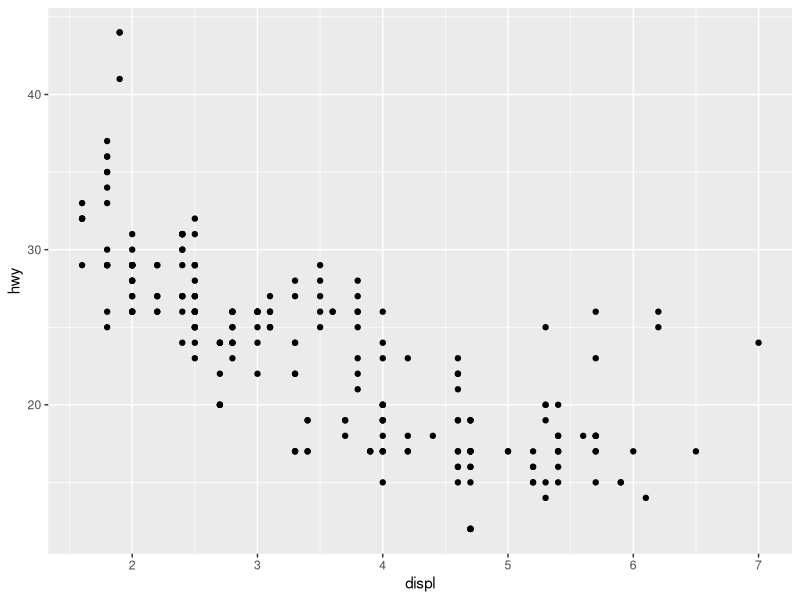
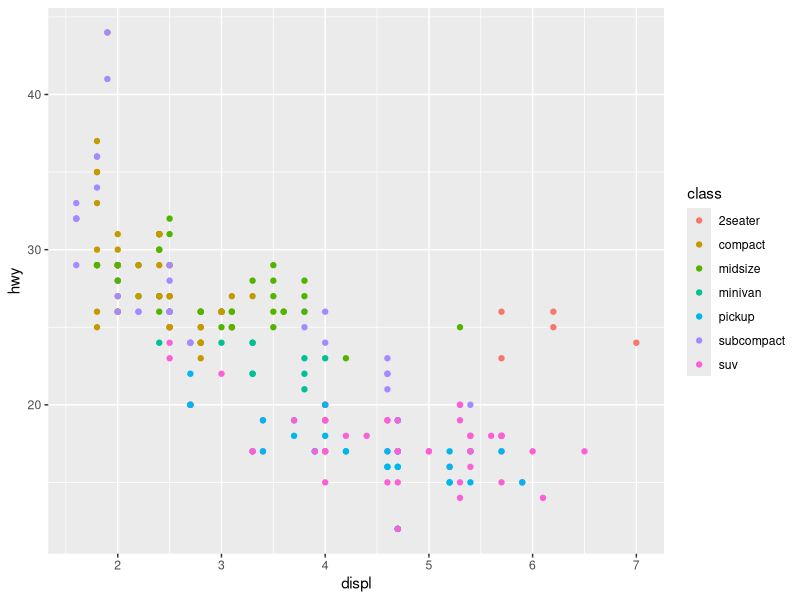
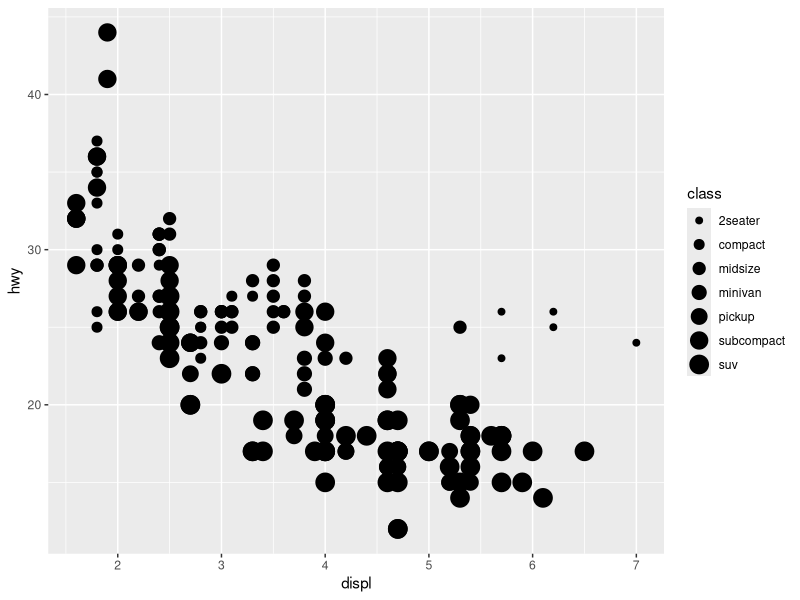
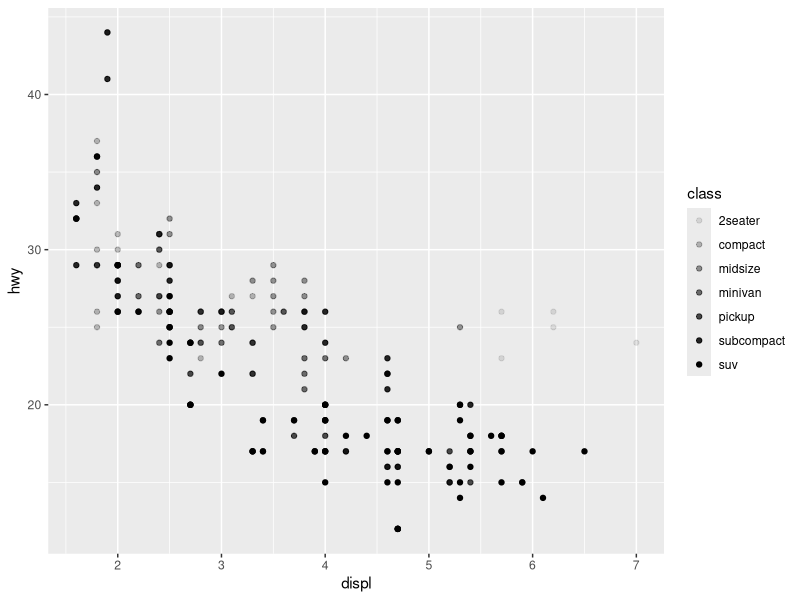
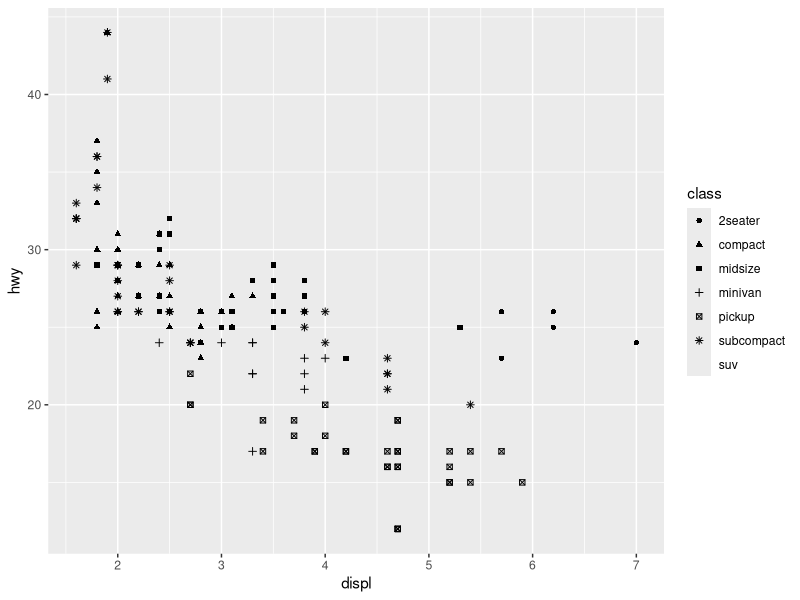
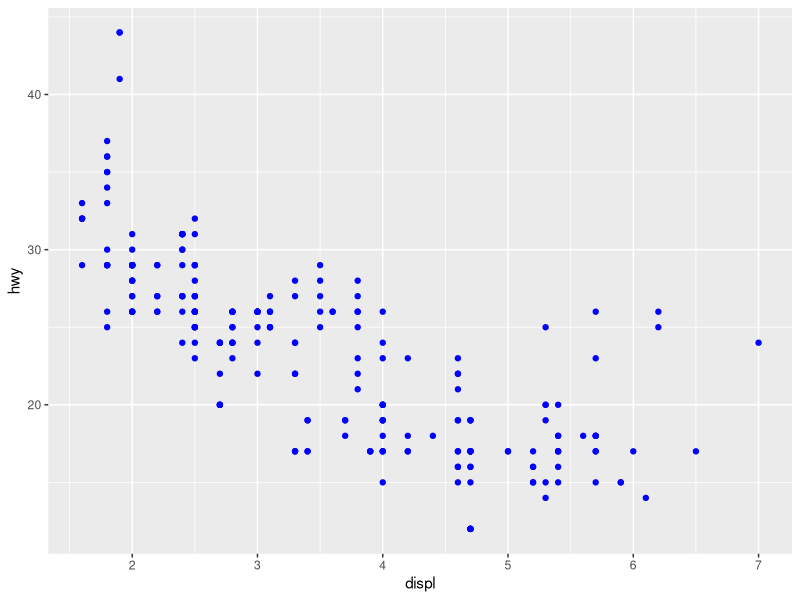
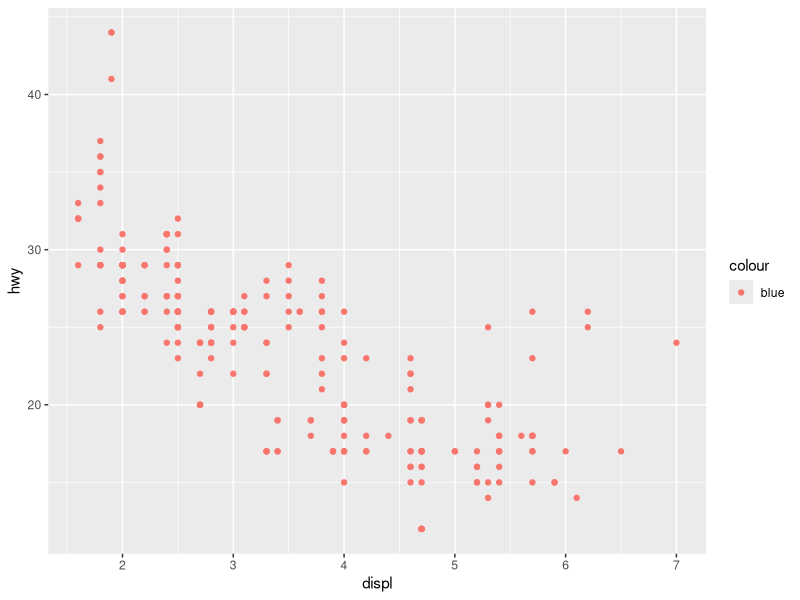
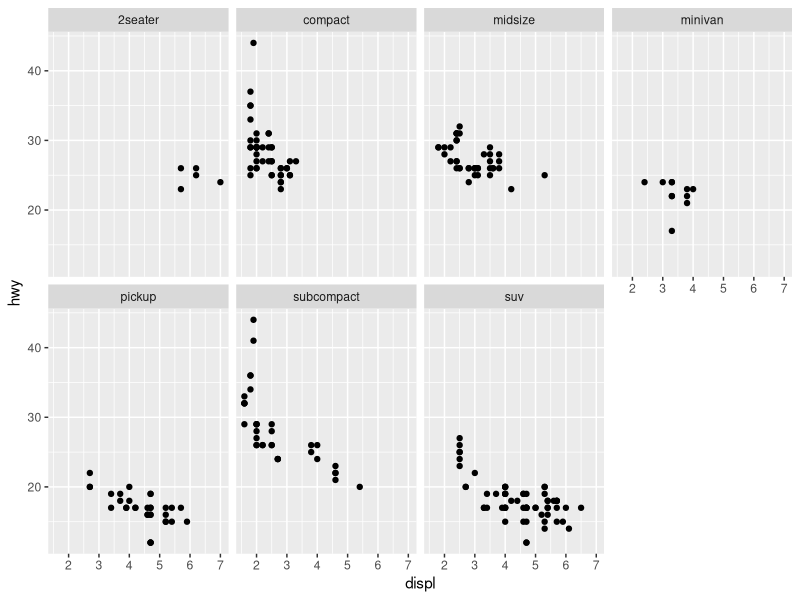

Write R code to recreate these figures, in order.
library(tidyverse)

ggplot(data = mpg) +
  geom_point(mapping = aes(x = displ, y = hwy))

ggplot(data = mpg) +
  geom_point(mapping = aes(x = displ, y = hwy, color = class))

ggplot(data = mpg) +
  geom_point(mapping = aes(x = displ, y = hwy, size = class))

ggplot(data = mpg) +
  geom_point(mapping = aes(x = displ, y = hwy, alpha = class))

ggplot(data = mpg) +
  geom_point(mapping = aes(x = displ, y = hwy, shape = class))

ggplot(data = mpg) +
  geom_point(mapping = aes(x = displ, y = hwy), color = "blue")

ggplot(data = mpg) +
  geom_point(mapping = aes(x = displ, y = hwy, color = "blue"))

ggplot(data = mpg) +
  geom_point(mapping = aes(x = displ, y = hwy)) +
  facet_wrap(~ class, nrow = 2)

ggplot(data = mpg) +
  geom_point(mapping = aes(x = displ, y = hwy)) +
  facet_grid(drv ~ cyl)

ggplot(data = mpg) +
  geom_point(mapping = aes(x = displ, y = hwy)) +
  facet_grid(. ~ cyl)

ggplot(data = mpg) +
  geom_smooth(mapping = aes(x = displ, y = hwy))

ggplot(data = mpg) +
  geom_smooth(mapping = aes(x = displ, y = hwy, linetype = drv))

ggplot(data = mpg) +
  geom_point(mapping = aes(x = displ, y = hwy)) +
  geom_smooth(mapping = aes(x = displ, y = hwy, linetype = drv))

ggplot(data = mpg) +
  geom_smooth(mapping = aes(x = displ, y = hwy, group = drv))

ggplot(data = mpg) +
  geom_point(mapping = aes(x = displ, y = hwy)) +
  geom_smooth(mapping = aes(x = displ, y = hwy))

ggplot(data = mpg, mapping = aes(x = displ, y = hwy)) +
  geom_point() +
  geom_smooth()

ggplot(data = mpg, mapping = aes(x = displ, y = hwy)) +
  geom_point(mapping = aes(color = class)) +
  geom_smooth()

ggplot(data = mpg, mapping = aes(x = displ, y = hwy)) +
  geom_point(mapping = aes(color = class)) +
  geom_smooth(data = filter(mpg, class == "subcompact"), se = FALSE)

ggplot(data = diamonds) + 
  geom_bar(mapping = aes(x = cut))

ggplot(data = diamonds) +
  stat_count(mapping = aes(x = cut))

demo <- tribble(~a, ~b, "bar_1", 20, "bar_2", 30, "bar_3", 40)

ggplot(data = demo) +
  geom_bar(mapping = aes(x = a, y = b), stat = "identity")

ggplot(data = diamonds) +
  geom_bar(mapping = aes(x = cut, y = ..prop.., group = 1))

ggplot(data = diamonds) +
  stat_summary(mapping = aes(x = cut, y = depth), fun.ymin = min, fun.ymax = max, fun.y = median)

ggplot(data = diamonds) +
  geom_bar(mapping = aes(x = cut, color = cut))

ggplot(data = diamonds) +
  geom_bar(mapping = aes(x = cut, fill = cut))

ggplot(data = diamonds) +
  geom_bar(mapping = aes(x = cut, fill = clarity))

ggplot(data = diamonds, mapping = aes(x = cut, fill = clarity)) +
  geom_bar(alpha = 1/5, position = "identity")

ggplot(data = diamonds) +
  geom_bar(mapping = aes(x = cut, fill = clarity), position = "fill")

ggplot(data = diamonds) +
  geom_bar(mapping = aes(x = cut, fill = clarity), position = "dodge")

ggplot(data = mpg) +
  geom_point(mapping = aes(x = displ, y = hwy))

ggplot(data = mpg) +
  geom_point(mapping = aes(x = displ, y = hwy), position = "jitter")

ggplot(data = mpg, mapping = aes(x = class, y = hwy)) +
  geom_boxplot()

ggplot(data = mpg, mapping = aes(x = class, y = hwy)) +
  geom_boxplot() +
  coord_flip()

bar <- ggplot(data = diamonds) +
  geom_bar(mapping = aes(x = cut, fill = cut), show.legend = FALSE, width = 1) +
  theme(aspect.ratio = 1) +
  labs(x = NULL, y = NULL)

bar + coord_flip()

bar + coord_polar()